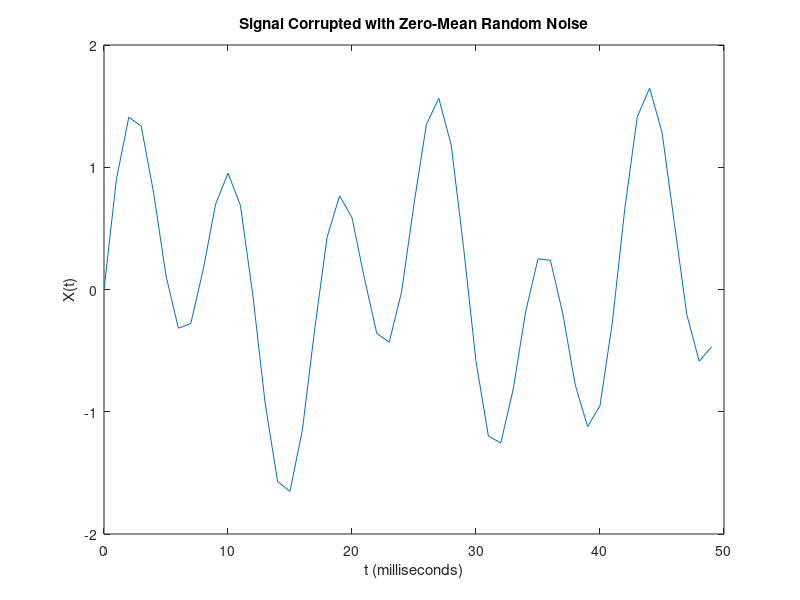
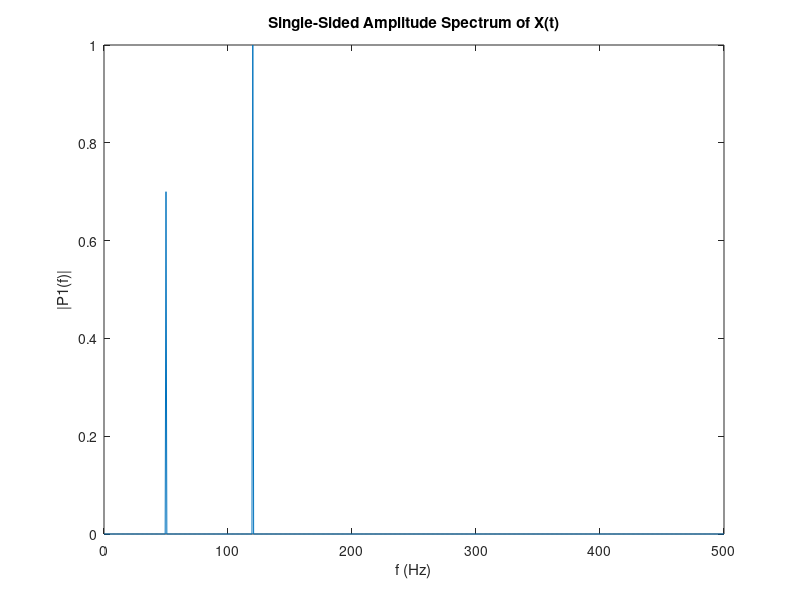

MATLAB code for these plots, in order:
Fs = 1000;            % Sampling frequency                    
T = 1/Fs;             % Sampling period       
L = 1500;             % Length of signal
t = (0:L-1)*T;        % Time vector

S = 0.7*sin(2*pi*50*t) + sin(2*pi*120*t);
X = S + 0*randn(size(t));

figure(1)
plot(1000*t(1:50),X(1:50))
title('Signal Corrupted with Zero-Mean Random Noise')
xlabel('t (milliseconds)')
ylabel('X(t)')

Y = fft(X);
P2 = abs(Y/L);
P1 = P2(1:L/2+1);
P1(2:end-1) = 2*P1(2:end-1);
f = Fs*(0:(L/2))/L;
figure(2)
plot(f,P1) 
title('Single-Sided Amplitude Spectrum of X(t)')
xlabel('f (Hz)')
ylabel('|P1(f)|')

